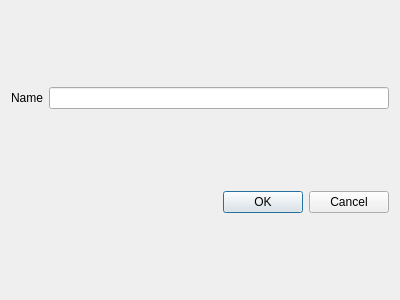
<?xml version="1.0" encoding="UTF-8"?>
<ui version="4.0">
 <class>NewFolderDialog</class>
 <widget class="QDialog" name="NewFolderDialog">
  <property name="geometry">
   <rect>
    <x>0</x>
    <y>0</y>
    <width>400</width>
    <height>300</height>
   </rect>
  </property>
  <property name="windowTitle">
   <string>Dialog</string>
  </property>
  <layout class="QVBoxLayout" name="verticalLayout">
   <item>
    <layout class="QHBoxLayout" name="horizontalLayout">
     <item>
      <widget class="QLabel" name="lblName">
       <property name="text">
        <string>Name</string>
       </property>
      </widget>
     </item>
     <item>
      <widget class="QLineEdit" name="editName"/>
     </item>
    </layout>
   </item>
   <item>
    <widget class="QDialogButtonBox" name="buttonBox">
     <property name="orientation">
      <enum>Qt::Horizontal</enum>
     </property>
     <property name="standardButtons">
      <set>QDialogButtonBox::Cancel|QDialogButtonBox::Ok</set>
     </property>
    </widget>
   </item>
  </layout>
 </widget>
 <resources/>
 <connections>
  <connection>
   <sender>buttonBox</sender>
   <signal>accepted()</signal>
   <receiver>NewFolderDialog</receiver>
   <slot>accept()</slot>
   <hints>
    <hint type="sourcelabel">
     <x>248</x>
     <y>254</y>
    </hint>
    <hint type="destinationlabel">
     <x>157</x>
     <y>274</y>
    </hint>
   </hints>
  </connection>
  <connection>
   <sender>buttonBox</sender>
   <signal>rejected()</signal>
   <receiver>NewFolderDialog</receiver>
   <slot>reject()</slot>
   <hints>
    <hint type="sourcelabel">
     <x>316</x>
     <y>260</y>
    </hint>
    <hint type="destinationlabel">
     <x>286</x>
     <y>274</y>
    </hint>
   </hints>
  </connection>
 </connections>
</ui>
